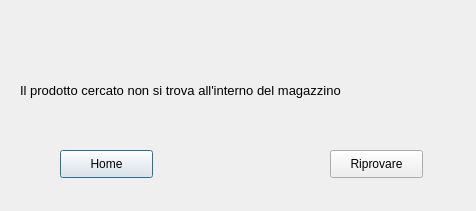
<?xml version="1.0" encoding="UTF-8"?>
<ui version="4.0">
 <class>Dialog</class>
 <widget class="QDialog" name="Dialog">
  <property name="geometry">
   <rect>
    <x>0</x>
    <y>0</y>
    <width>476</width>
    <height>211</height>
   </rect>
  </property>
  <property name="windowTitle">
   <string>Gestione Magazzino</string>
  </property>
  <widget class="QLabel" name="label">
   <property name="geometry">
    <rect>
     <x>20</x>
     <y>50</y>
     <width>451</width>
     <height>81</height>
    </rect>
   </property>
   <property name="font">
    <font>
     <pointsize>10</pointsize>
    </font>
   </property>
   <property name="text">
    <string>Il prodotto cercato non si trova all'interno del magazzino</string>
   </property>
  </widget>
  <widget class="QPushButton" name="pushButton">
   <property name="geometry">
    <rect>
     <x>60</x>
     <y>150</y>
     <width>93</width>
     <height>28</height>
    </rect>
   </property>
   <property name="text">
    <string>Home</string>
   </property>
  </widget>
  <widget class="QPushButton" name="pushButton_2">
   <property name="geometry">
    <rect>
     <x>330</x>
     <y>150</y>
     <width>93</width>
     <height>28</height>
    </rect>
   </property>
   <property name="text">
    <string>Riprovare</string>
   </property>
  </widget>
 </widget>
 <resources/>
 <connections/>
</ui>
